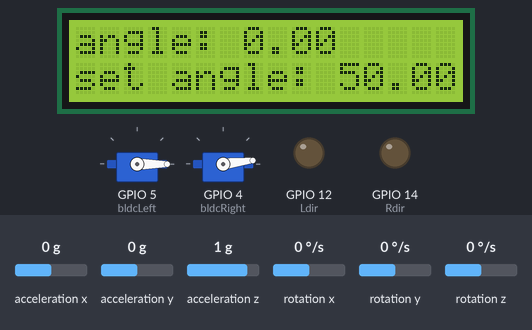
This sketch was run on a simulated ESP32. Shown: 16×2 character LCD, 2 × servo, output pins drawn as LEDs (lit = HIGH). The inputs (shaded band) are chosen by the test bench; at power-on: rotation z 0 °/s, acceleration x 0 g, acceleration y 0 g, acceleration z 1 g, rotation x 0 °/s, rotation y 0 °/s. What the sketch prints to the serial monitor is not drawn.

Above: at 4.85 s.
5.3 s: rotation z set to 100 °/s
At 5.67 s:
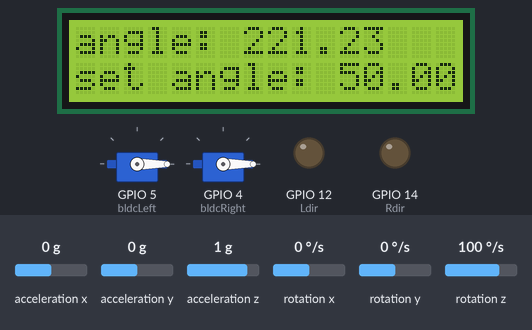
7.0 s: rotation z set to -192 °/s
At 7.18 s:
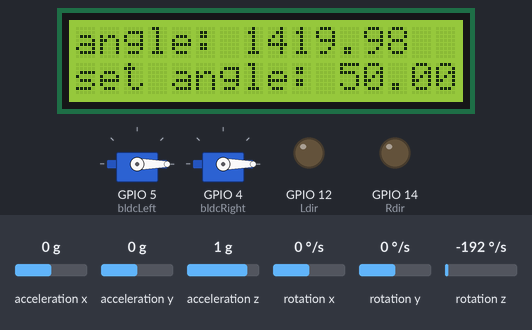
8.5 s: rotation z set to -100 °/s
At 8.71 s:
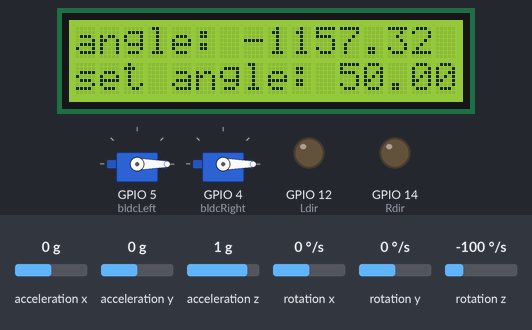
Timing chart, 0 to 16.0 s (numbered marks = the images above; inputs shaded):
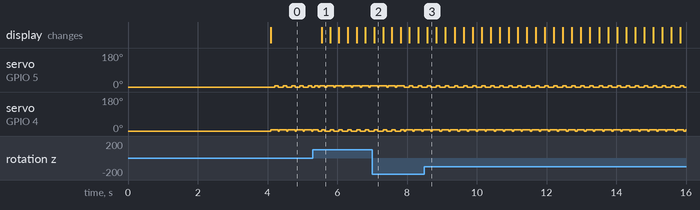

The sketch:

get_angle_z.ino
```cpp
#include <MPU6050_tockn.h>
#include <Wire.h>
#include <ESP32Servo.h>
#include <LiquidCrystal_I2C.h>

#define bldcLeft 5
#define bldcRight 4
#define Ldir 12
#define Rdir 14

#define maxThrottle 10
#define minThrottle 5

Servo ESC1;
Servo ESC2;

MPU6050 mpu6050(Wire);
LiquidCrystal_I2C lcd(0x27, 16, 2);

const float k_angle = 9.0;
float angle_z = 0;
float angle_z_setup = 0;
float tagetAngle = 50;

long timer0 = 0;
int count = 0;
int count1 = 0;

void setup() {
  Serial.begin(9600);
  Wire.begin();
  lcd.begin(16, 2);
  lcd.backlight();
  lcd.clear();
  //Brushless setup
  pinMode(Ldir, OUTPUT);
  pinMode(Rdir, OUTPUT);
  digitalWrite(Ldir, LOW);
  digitalWrite(Rdir, LOW);
  ESC1.attach(bldcLeft, 1000, 2000);
  ESC2.attach(bldcRight, 1000, 2000);
  ESC1.write(0);
  ESC2.write(0);
  delay(1000);
  mpu6050.begin();
  mpu6050.calcGyroOffsets(true);
  mpu6050.update();
  angle_z_setup = mpu6050.getAngleZ();
  Serial.print("\tangleZ Setup >> ");
  Serial.println(angle_z_setup);
  timer0 = millis();
}

void applyThrottle(String side,int throttleValue){
  if(side == "left"){
    for(int i = 0; i < throttleValue; i++){
      ESC1.write(i);
    }
  }
  else if(side == "right"){
    for(int i = 0; i < throttleValue; i++){
      ESC2.write(i);
    }
  }
}

void default_bldc(){
  digitalWrite(Ldir,LOW);
  digitalWrite(Rdir, LOW);
  //delay(100);
}

void clockewiseOn(){
  //default_bldc();
  digitalWrite(Ldir,HIGH);
  digitalWrite(Rdir, LOW);
}
void counterclockewiseOn(){
  //default_bldc();
  digitalWrite(Ldir,LOW);
  digitalWrite(Rdir, HIGH);
}

void loop() {
  if(millis() - timer0 >= 1000){
    timer0 = millis();
    lcd.clear();
  }
  mpu6050.update();
  angle_z = mpu6050.getAngleZ();
  angle_z = (angle_z - angle_z_setup) * k_angle;
  Serial.print("\tangleZ : ");
  Serial.println(angle_z);
  lcd.setCursor(0,0);
  lcd.print("angle: ");
  lcd.print(angle_z);
  lcd.setCursor(0,1);
  lcd.print("set angle: ");
  lcd.print(tagetAngle);

  if(angle_z >= tagetAngle-6 && angle_z <= tagetAngle +6 ){
    count += 1;
    Serial.println("IN DIRECTION " + String(count));
    ESC1.write(7);
    ESC2.write(7);
    delay(100);
    ESC1.write(0);
    ESC2.write(0);
    if(count % 10 == 0){
      ESC1.write(15);
      ESC2.write(15);
      delay(150);
      ESC1.write(0);
      ESC2.write(0);
    }
    if(count >= 200){
      count = 0;
      ESC1.write(0);
      ESC2.write(0);
      delay(5000);
    }
  }
  else{
    count1 += 1;
    if(angle_z > tagetAngle){ // need counterclockwise move
      applyThrottle("left",8);
    }
    if(angle_z < tagetAngle){
      applyThrottle("right",8);
    }
    if(count1 % 5 == 0){
      count1 = 0;
      ESC1.write(7);
      ESC2.write(7);
      delay(100);
      ESC1.write(0);
      ESC2.write(0);
    }
  }
}
```

Measured:
- after the input at 5.3 s, the display: changes after 0.25 s (image 1)
- by itself, servo on GPIO 5 (bldcLeft): alternates 7° for 0.10 s and 0° for 0.16 s
- by itself, servo on GPIO 4 (bldcRight): alternates 7° for 0.21 s and 0° for 0.05 s
